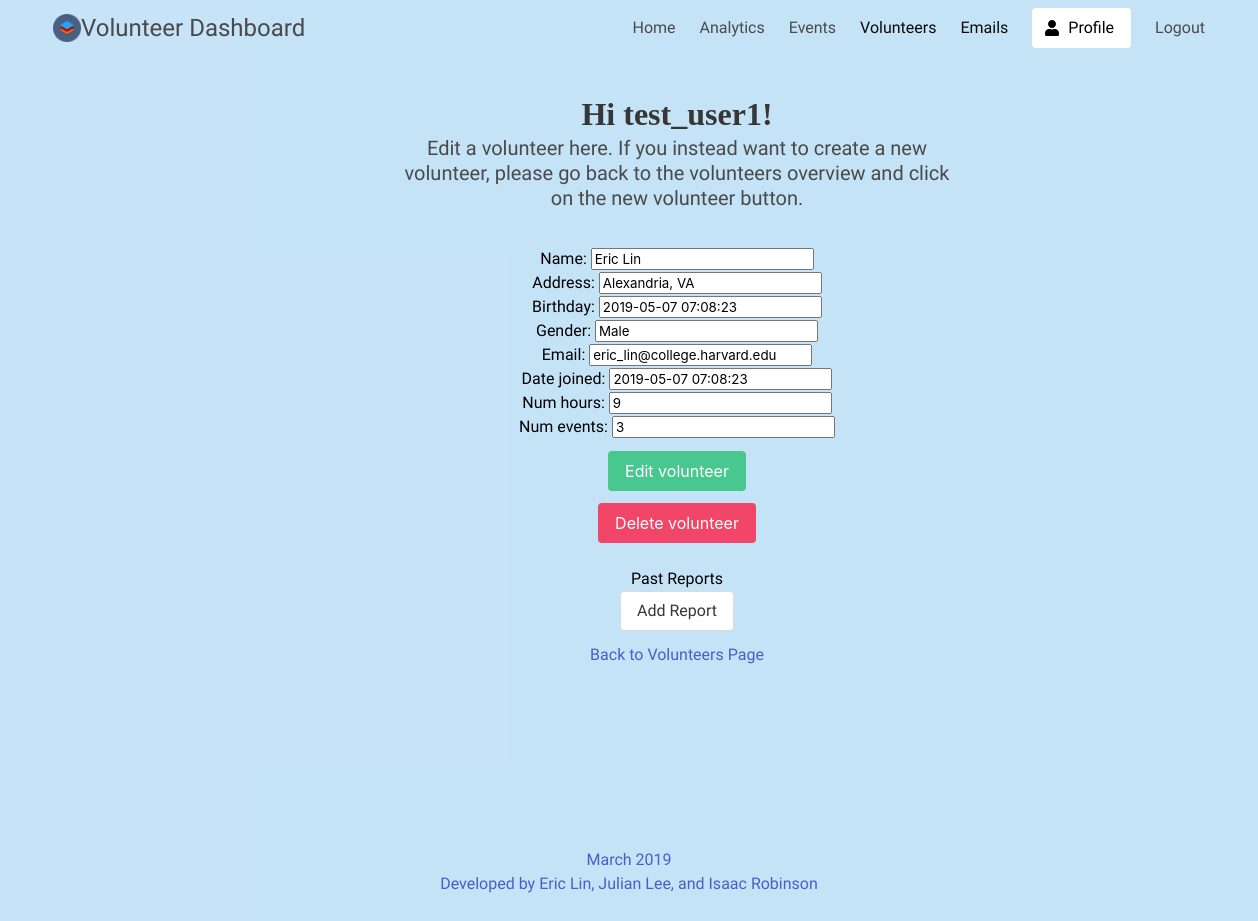
The app's page /volunteers/edit-volunteer/?id=6 (signed in), older data.
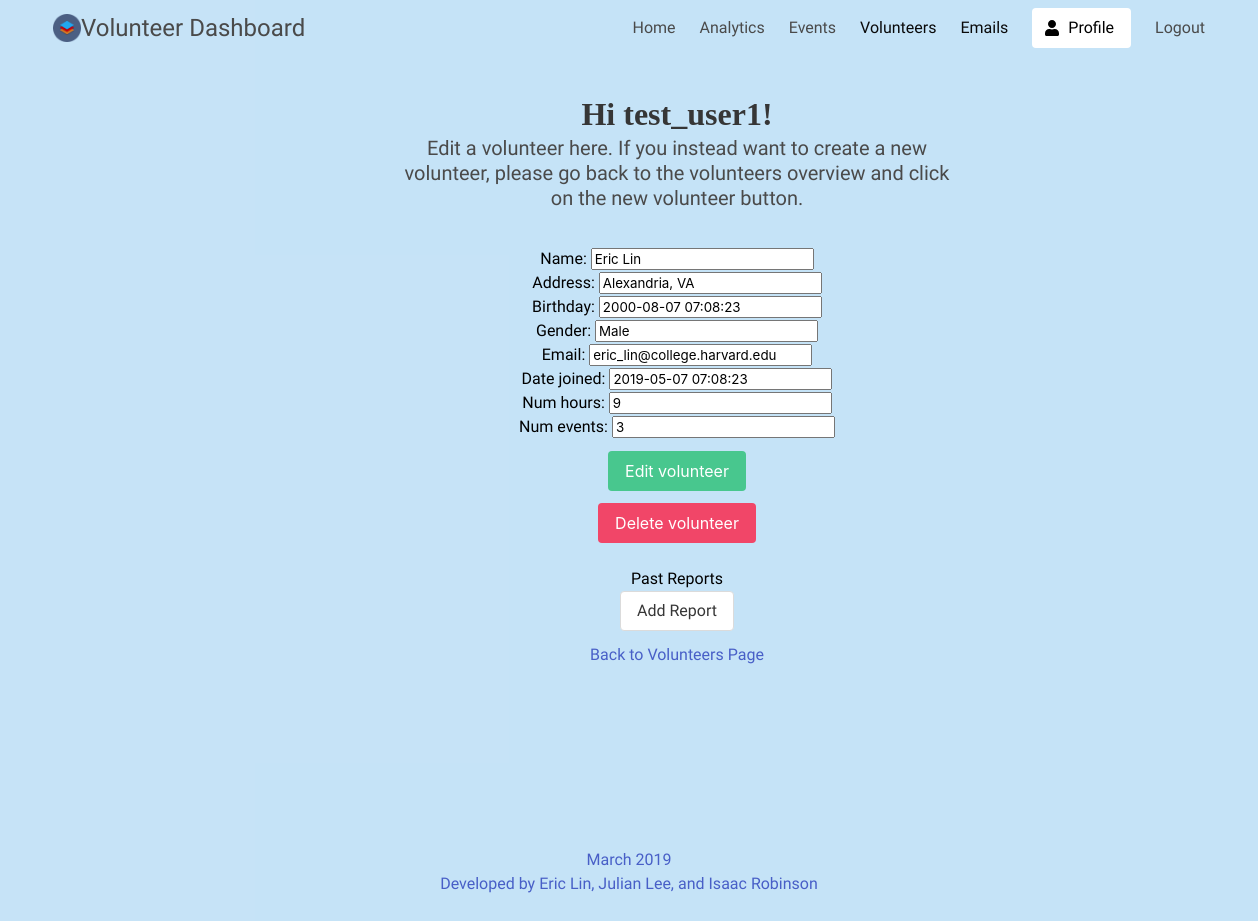
The same page, newer data.
### volunteers/models.py (models this page shows, shortened)
class Volunteer(models.Model):		# To store volunteers
	name = models.CharField(max_length=256)
	address = models.CharField(max_length=256)
	birthday = models.DateTimeField(default=timezone.now)	# default is today
	gender = models.CharField(max_length=16)
	email = models.EmailField()
	date_joined = models.DateTimeField(default=timezone.now)  # keeps track of when they joined
	num_hours = models.IntegerField(default=0)
	num_events = models.IntegerField(default=0)

### volunteers/views.py (the view, shortened to what this page needs)
# urls.py: path('edit-volunteer/', views.edit_volunteer, name='edit_volunteer'),	# path for editing volunteer view
def edit_volunteer(request):
	volunteer_id = request.GET.get('id', '')
	if volunteer_id == '':
		return render(request, 'form_error.html')	# error page
	else:
		form_instance = Volunteer.objects.get(id=volunteer_id)
		if request.method == "GET":		# render page to edit volunteer
			form = VolunteerForm(instance=form_instance)
			reports = list(VolunteerReport.objects.filter(volunteer=volunteer_id).values())
			context = {
				'form': form,
				'volunteer_id': volunteer_id,
				'reports': reports,
			}
			return render(request, 'volunteers_edit.html',context)

### volunteers/forms.py
class VolunteerForm(forms.ModelForm):
	class Meta:
		model = Volunteer
		fields = (
			'name',
			'address',
			'birthday',
			'gender',
			'email',
			'date_joined',
			'num_hours',
			'num_events',
		)

### templates/volunteers_edit.html (shortened to what this page needs)
{% extends 'base.html' %}
{% block content %}
	{% if user.is_authenticated %}
    <section class="section">
      <div class="hero-body">
        <div class="container has-text-centered">
          <div class="columns is-centered">
            <div class="column is-half">
              <h1 class="title">
                Hi {{ user.username }}!
              </h1>
              <h2 class="subtitle">
                Edit a volunteer here. If you instead want to create a new volunteer, please go back to the volunteers overview and click on the new volunteer button.
              </h2>
            </div>
          </div>
          <div class="column is-6 is-offset-3">
            <form method="post">
              <div class="field is-grouped is-grouped-centered">
                <div class="control">
                  {{ form.as_p }}
                </div>
              </div>
              <div class="field is-grouped is-grouped-centered">
                <div class="control">
                  <button type="submit" class="button is-success">Edit volunteer</button>
                </div>
              </div>
              <div class="field is-grouped is-grouped-centered">
                <div class="control">
                  <input type="submit" value="Delete volunteer" class="button is-danger" name="delete">
                </div>
              </div>
            </form>
            <br>
            <h2> Past Reports </h2>
            <div class="field is-grouped is-grouped-centered">
              <a href="{% url 'volunteer_report' %}?volunteer_id={{volunteer_id}}" class="button" > Add Report </a>
            </div>
            <div class="field is-grouped-centered">
                <a href="{% url 'volunteers' %}"> Back to Volunteers Page </a>
            </div>
            <iframe src="https://www.facebook.com/plugins/share_button.php?href=https%3A%2F%2Fwww.indeed.com%2Fq-Volunteer-Political-Campaign-jobs.html&layout=button_count&size=large&appId=208209676198619&width=84&height=28" width="84" height="28" style="border:none;overflow:hidden" scrolling="no" frameborder="0" allowTransparency="true" allow="encrypted-media"></iframe>
          </div>
        </div>
      </div>
      <div class="hero-foot is-light has-text-centered">
        <a>
          March 2019 <br>
          Developed by Eric Lin, Julian Lee, and Isaac Robinson
        </a>
      </div>
    </section>
	{% endif %}
{% endblock %}

Row changes from the older to the newer data that the page shows:
changed Volunteer "Eric Lin": birthday "2019-05-07 07:08:23" → "2000-08-07 07:08:23"
